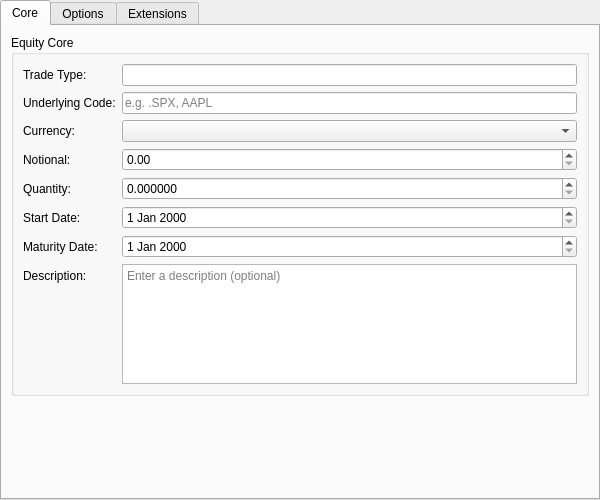
<?xml version="1.0" encoding="UTF-8"?>
<ui version="4.0">
 <class>EquityInstrumentForm</class>
 <widget class="QWidget" name="EquityInstrumentForm">
  <property name="geometry">
   <rect>
    <x>0</x>
    <y>0</y>
    <width>600</width>
    <height>500</height>
   </rect>
  </property>
  <layout class="QVBoxLayout" name="rootLayout">
   <property name="leftMargin"><number>0</number></property>
   <property name="topMargin"><number>0</number></property>
   <property name="rightMargin"><number>0</number></property>
   <property name="bottomMargin"><number>0</number></property>
   <item>
    <widget class="QTabWidget" name="subTabWidget">
     <property name="currentIndex"><number>0</number></property>
     <widget class="QWidget" name="coreTab">
      <attribute name="title">
       <string>Core</string>
      </attribute>
      <layout class="QVBoxLayout" name="coreLayout">
       <item>
        <widget class="QGroupBox" name="coreGroup">
         <property name="title">
          <string>Equity Core</string>
         </property>
         <layout class="QFormLayout" name="coreFormLayout">
          <item row="0" column="0">
           <widget class="QLabel"><property name="text"><string>Trade Type:</string></property></widget>
          </item>
          <item row="0" column="1">
           <widget class="QLineEdit" name="tradeTypeCodeEdit">
            <property name="readOnly"><bool>true</bool></property>
           </widget>
          </item>
          <item row="1" column="0">
           <widget class="QLabel"><property name="text"><string>Underlying Code:</string></property></widget>
          </item>
          <item row="1" column="1">
           <widget class="QLineEdit" name="underlyingCodeEdit">
            <property name="placeholderText"><string>e.g. .SPX, AAPL</string></property>
           </widget>
          </item>
          <item row="2" column="0">
           <widget class="QLabel"><property name="text"><string>Currency:</string></property></widget>
          </item>
          <item row="2" column="1">
           <widget class="ores::qt::OreCurrencyComboBox" name="currencyCombo"/>
          </item>
          <item row="3" column="0">
           <widget class="QLabel"><property name="text"><string>Notional:</string></property></widget>
          </item>
          <item row="3" column="1">
           <widget class="OreDoubleSpinBox" name="notionalSpinBox">
            <property name="decimals"><number>2</number></property>
            <property name="minimum"><double>0.000000000000000</double></property>
            <property name="maximum"><double>999999999999.000000000000000</double></property>
            <property name="singleStep"><double>1000.000000000000000</double></property>
           </widget>
          </item>
          <item row="4" column="0">
           <widget class="QLabel"><property name="text"><string>Quantity:</string></property></widget>
          </item>
          <item row="4" column="1">
           <widget class="OreDoubleSpinBox" name="quantitySpinBox">
            <property name="decimals"><number>6</number></property>
            <property name="minimum"><double>0.000000000000000</double></property>
            <property name="maximum"><double>999999999999.000000000000000</double></property>
            <property name="singleStep"><double>1.000000000000000</double></property>
           </widget>
          </item>
          <item row="5" column="0">
           <widget class="QLabel"><property name="text"><string>Start Date:</string></property></widget>
          </item>
          <item row="5" column="1">
           <widget class="OreDateEdit" name="startDateEdit"/>
          </item>
          <item row="6" column="0">
           <widget class="QLabel"><property name="text"><string>Maturity Date:</string></property></widget>
          </item>
          <item row="6" column="1">
           <widget class="OreDateEdit" name="maturityDateEdit"/>
          </item>
          <item row="7" column="0">
           <widget class="QLabel"><property name="text"><string>Description:</string></property></widget>
          </item>
          <item row="7" column="1">
           <widget class="QPlainTextEdit" name="descriptionEdit">
            <property name="minimumSize">
             <size><width>0</width><height>60</height></size>
            </property>
            <property name="maximumSize">
             <size><width>16777215</width><height>120</height></size>
            </property>
            <property name="placeholderText">
             <string>Enter a description (optional)</string>
            </property>
           </widget>
          </item>
         </layout>
        </widget>
       </item>
       <item>
        <spacer name="coreSpacer">
         <property name="orientation"><enum>Qt::Vertical</enum></property>
         <property name="sizeHint" stdset="0">
          <size><width>20</width><height>20</height></size>
         </property>
        </spacer>
       </item>
      </layout>
     </widget>
     <widget class="QWidget" name="optionsTab">
      <attribute name="title">
       <string>Options</string>
      </attribute>
      <layout class="QVBoxLayout" name="optionsLayout">
       <item>
        <widget class="QGroupBox" name="optionsGroup">
         <property name="title">
          <string>Option Fields</string>
         </property>
         <layout class="QFormLayout" name="optionsFormLayout">
          <item row="0" column="0">
           <widget class="QLabel"><property name="text"><string>Option Type:</string></property></widget>
          </item>
          <item row="0" column="1">
           <widget class="QComboBox" name="optionTypeCombo"/>
          </item>
          <item row="1" column="0">
           <widget class="QLabel"><property name="text"><string>Exercise Type:</string></property></widget>
          </item>
          <item row="1" column="1">
           <widget class="QComboBox" name="exerciseTypeCombo"/>
          </item>
          <item row="2" column="0">
           <widget class="QLabel"><property name="text"><string>Strike Price:</string></property></widget>
          </item>
          <item row="2" column="1">
           <widget class="OreDoubleSpinBox" name="strikePriceSpinBox">
            <property name="decimals"><number>6</number></property>
            <property name="minimum"><double>0.000000000000000</double></property>
            <property name="maximum"><double>999999999.000000000000000</double></property>
           </widget>
          </item>
          <item row="3" column="0">
           <widget class="QLabel"><property name="text"><string>Barrier Type:</string></property></widget>
          </item>
          <item row="3" column="1">
           <widget class="QComboBox" name="barrierTypeCombo"/>
          </item>
          <item row="4" column="0">
           <widget class="QLabel"><property name="text"><string>Lower Barrier:</string></property></widget>
          </item>
          <item row="4" column="1">
           <widget class="OreDoubleSpinBox" name="lowerBarrierSpinBox">
            <property name="decimals"><number>6</number></property>
            <property name="minimum"><double>0.000000000000000</double></property>
            <property name="maximum"><double>999999999.000000000000000</double></property>
           </widget>
          </item>
          <item row="5" column="0">
           <widget class="QLabel"><property name="text"><string>Upper Barrier:</string></property></widget>
          </item>
          <item row="5" column="1">
           <widget class="OreDoubleSpinBox" name="upperBarrierSpinBox">
            <property name="decimals"><number>6</number></property>
            <property name="minimum"><double>0.000000000000000</double></property>
            <property name="maximum"><double>999999999.000000000000000</double></property>
           </widget>
          </item>
         </layout>
        </widget>
       </item>
       <item>
        <spacer name="optionsSpacer">
         <property name="orientation"><enum>Qt::Vertical</enum></property>
         <property name="sizeHint" stdset="0">
          <size><width>20</width><height>20</height></size>
         </property>
        </spacer>
       </item>
      </layout>
     </widget>
     <widget class="QWidget" name="extensionsTab">
      <attribute name="title">
       <string>Extensions</string>
      </attribute>
      <layout class="QVBoxLayout" name="extensionsLayout">
       <item>
        <widget class="QGroupBox" name="extensionsGroup">
         <property name="title">
          <string>Equity Extensions</string>
         </property>
         <layout class="QFormLayout" name="extensionsFormLayout">
          <item row="0" column="0">
           <widget class="QLabel"><property name="text"><string>Average Type:</string></property></widget>
          </item>
          <item row="0" column="1">
           <widget class="QComboBox" name="averageTypeCombo"/>
          </item>
          <item row="1" column="0">
           <widget class="QLabel"><property name="text"><string>Averaging Start Date:</string></property></widget>
          </item>
          <item row="1" column="1">
           <widget class="OreDateEdit" name="averagingStartDateEdit"/>
          </item>
          <item row="2" column="0">
           <widget class="QLabel"><property name="text"><string>Variance Strike:</string></property></widget>
          </item>
          <item row="2" column="1">
           <widget class="OreDoubleSpinBox" name="varianceStrikeSpinBox">
            <property name="decimals"><number>6</number></property>
            <property name="minimum"><double>0.000000000000000</double></property>
            <property name="maximum"><double>999999.000000000000000</double></property>
            <property name="toolTip"><string>EquityVarianceSwap / EquityVolatilitySwap</string></property>
           </widget>
          </item>
          <item row="3" column="0">
           <widget class="QLabel"><property name="text"><string>Cliquet Frequency:</string></property></widget>
          </item>
          <item row="3" column="1">
           <widget class="QComboBox" name="cliquetFrequencyCombo"/>
          </item>
          <item row="4" column="0">
           <widget class="QLabel"><property name="text"><string>Accumulation Amount:</string></property></widget>
          </item>
          <item row="4" column="1">
           <widget class="OreDoubleSpinBox" name="accumulationAmountSpinBox">
            <property name="decimals"><number>6</number></property>
            <property name="minimum"><double>0.000000000000000</double></property>
            <property name="maximum"><double>999999999.000000000000000</double></property>
            <property name="toolTip"><string>Per-fixing accumulation (Accumulator)</string></property>
           </widget>
          </item>
          <item row="5" column="0">
           <widget class="QLabel"><property name="text"><string>Knock-Out Barrier:</string></property></widget>
          </item>
          <item row="5" column="1">
           <widget class="OreDoubleSpinBox" name="knockOutBarrierSpinBox">
            <property name="decimals"><number>6</number></property>
            <property name="minimum"><double>0.000000000000000</double></property>
            <property name="maximum"><double>999999999.000000000000000</double></property>
            <property name="toolTip"><string>Knock-out barrier (Accumulator)</string></property>
           </widget>
          </item>
          <item row="6" column="0">
           <widget class="QLabel"><property name="text"><string>Day Count:</string></property></widget>
          </item>
          <item row="6" column="1">
           <widget class="QComboBox" name="dayCountCombo"/>
          </item>
          <item row="7" column="0">
           <widget class="QLabel"><property name="text"><string>Payment Frequency:</string></property></widget>
          </item>
          <item row="7" column="1">
           <widget class="QComboBox" name="paymentFrequencyCombo"/>
          </item>
          <item row="8" column="0">
           <widget class="QLabel"><property name="text"><string>Return Type:</string></property></widget>
          </item>
          <item row="8" column="1">
           <widget class="QComboBox" name="returnTypeCombo"/>
          </item>
          <item row="9" column="0">
           <widget class="QLabel"><property name="text"><string>Basket (JSON):</string></property></widget>
          </item>
          <item row="9" column="1">
           <widget class="QPlainTextEdit" name="basketJsonEdit">
            <property name="minimumSize">
             <size><width>0</width><height>60</height></size>
            </property>
            <property name="maximumSize">
             <size><width>16777215</width><height>120</height></size>
            </property>
            <property name="placeholderText">
             <string>JSON array of {code, weight} (basket/rainbow)</string>
            </property>
           </widget>
          </item>
         </layout>
        </widget>
       </item>
       <item>
        <spacer name="extensionsSpacer">
         <property name="orientation"><enum>Qt::Vertical</enum></property>
         <property name="sizeHint" stdset="0">
          <size><width>20</width><height>20</height></size>
         </property>
        </spacer>
       </item>
      </layout>
     </widget>
    </widget>
   </item>
  </layout>
 </widget>
 <customwidgets>
 <customwidget>
  <class>OreDoubleSpinBox</class>
  <extends>QDoubleSpinBox</extends>
  <header>ores.qt/OreDoubleSpinBox.hpp</header>
 </customwidget>
 <customwidget>
  <class>OreDateEdit</class>
  <extends>QDateEdit</extends>
  <header>ores.qt/OreDateEdit.hpp</header>
 </customwidget>
 <customwidget>
  <class>ores::qt::OreCurrencyComboBox</class>
  <extends>QComboBox</extends>
  <header>ores.qt/OreCurrencyComboBox.hpp</header>
 </customwidget>
</customwidgets>
<resources/>
 <connections/>
</ui>
